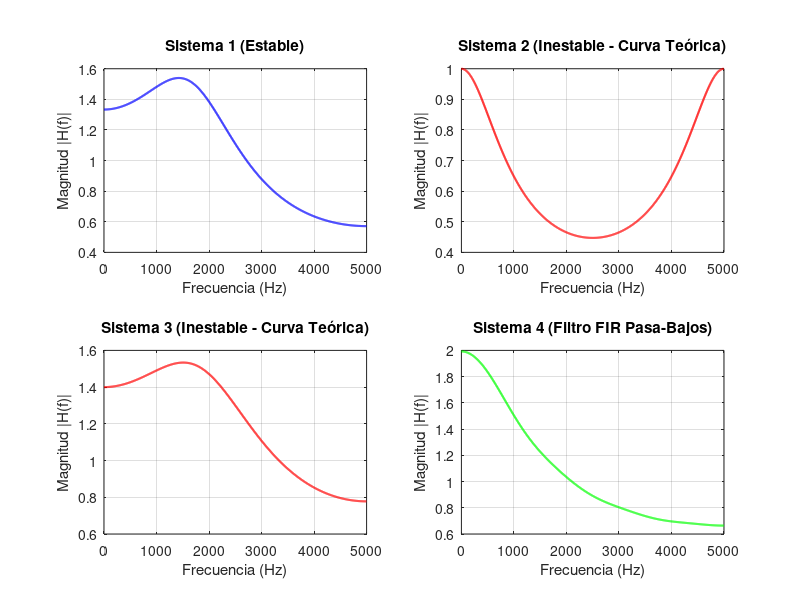
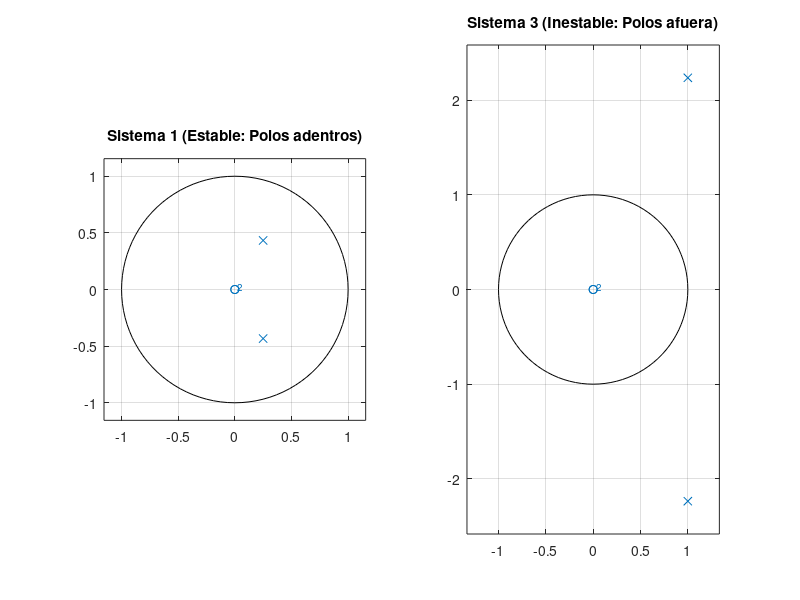

These charts were generated, in order, by the following MATLAB code:
clc; clear all; close all;
pkg load signal

fm = 10000; % Frecuencia de muestreo (10 kHz)
N_puntos = 1024; % Resolucion del grafico

% Mismos coeficientes del Ejercicio 1
b1 = [1];
a1 = [1, -0.5, 0.25];

b2 = [0, 1];
a2 = [1, -1, -1];

b3 = [7];
a3 = [1, -2, 6];

b4 = (0.5).^(0:7);
a4 = [1];

% Calculamos la respuesta en frecuencia [h = magnitud compleja, f = vector de frecuencias]
[h1, f] = freqz(b1, a1, N_puntos, fm);
[h2, ~] = freqz(b2, a2, N_puntos, fm);
[h3, ~] = freqz(b3, a3, N_puntos, fm);
[h4, ~] = freqz(b4, a4, N_puntos, fm);

% =======================================================
% GRAFICOS
figure('Name', 'Respuesta en Frecuencia |H(f)|', 'Position', [100 100 900 700]);

% Sistema 1
subplot(2,2,1);
plot(f, abs(h1), 'b', 'LineWidth', 1.5);
title('Sistema 1 (Estable)');
xlabel('Frecuencia (Hz)'); ylabel('Magnitud |H(f)|');
xlim([0 fm/2]); grid on;

% Sistema 2
subplot(2,2,2);
plot(f, abs(h2), 'r', 'LineWidth', 1.5);
title('Sistema 2 (Inestable - Curva Teórica)');
xlabel('Frecuencia (Hz)'); ylabel('Magnitud |H(f)|');
xlim([0 fm/2]); grid on;

% Sistema 3
subplot(2,2,3);
plot(f, abs(h3), 'r', 'LineWidth', 1.5);
title('Sistema 3 (Inestable - Curva Teórica)');
xlabel('Frecuencia (Hz)'); ylabel('Magnitud |H(f)|');
xlim([0 fm/2]); grid on;

% Sistema 4 (Filtro FIR Pasa-Bajos)
subplot(2,2,4);
plot(f, abs(h4), 'g', 'LineWidth', 1.5);
title('Sistema 4 (Filtro FIR Pasa-Bajos)');
xlabel('Frecuencia (Hz)'); ylabel('Magnitud |H(f)|');
xlim([0 fm/2]); grid on;

% Comparacion Circulo Unitario
figure('Name', 'Comparacion de Estabilidad', 'Position', [150 150 800 400]);

% Gráfico a la izquierda (Posición 1 de una grilla de 1x2)
subplot(1, 2, 1);
zplane(b1, a1);
title('Sistema 1 (Estable: Polos adentros)');

% Gráfico a la derecha (Posición 2 de una grilla de 1x2)
subplot(1, 2, 2);
zplane(b3, a3);
title('Sistema 3 (Inestable: Polos afuera)');
